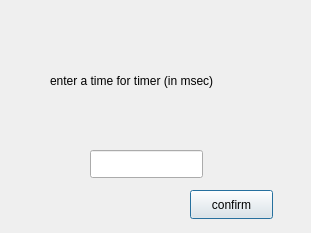
<?xml version="1.0" encoding="UTF-8"?>
<ui version="4.0">
 <class>Timer</class>
 <widget class="QDialog" name="Timer">
  <property name="geometry">
   <rect>
    <x>0</x>
    <y>0</y>
    <width>311</width>
    <height>233</height>
   </rect>
  </property>
  <property name="windowTitle">
   <string>Dialog</string>
  </property>
  <widget class="QLineEdit" name="lineEdit">
   <property name="geometry">
    <rect>
     <x>90</x>
     <y>150</y>
     <width>113</width>
     <height>28</height>
    </rect>
   </property>
  </widget>
  <widget class="QPushButton" name="pushButton">
   <property name="geometry">
    <rect>
     <x>190</x>
     <y>190</y>
     <width>83</width>
     <height>29</height>
    </rect>
   </property>
   <property name="text">
    <string>confirm</string>
   </property>
  </widget>
  <widget class="QLabel" name="label">
   <property name="geometry">
    <rect>
     <x>50</x>
     <y>70</y>
     <width>221</width>
     <height>21</height>
    </rect>
   </property>
   <property name="text">
    <string>enter a time for timer (in msec)</string>
   </property>
  </widget>
 </widget>
 <resources/>
 <connections/>
</ui>
